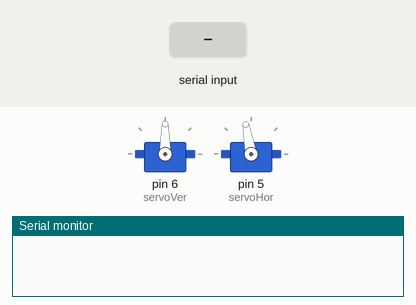
A sketch run on a simulated Arduino Uno, built with avr-gcc and run on an emulated ATmega328P. Shown: 2 × servo, the last lines printed to the serial monitor. Inputs (shaded band) come from the test bench.

Above: at 5.3 s.
5.4 s: "A" received over the second serial link
At 6.9 s:
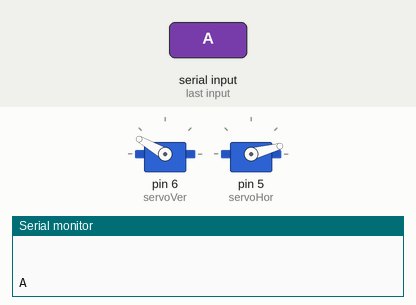
At 9.36 s:
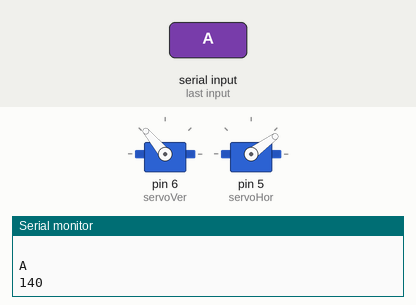
Timing chart, 0 to 39.2 s (numbered marks = the images above; inputs shaded):
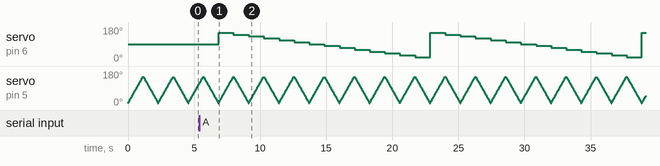

Measured:
- after the input at 5.4 s, servo on pin 6 (servoVer): 90° → 150° after 1.5 s, → 140° 1.1 s later, → 130° 1.2 s later, → 120° 1.1 s later, … (23 changes in this stretch)

The sketch:

servo_moteur.ino
```cpp
#include<Servo.h>
#include<SoftwareSerial.h>
#define RX 2
#define TX 3
Servo servoVer;
Servo servoHor;
SoftwareSerial BlueT(RX,TX);
char scan=' ';
void scanner(){
  for(int j=150;j>=20;j=j-10){
    servoVer.attach(6);
    servoVer.write(j);
    for(int i=10;i<=150;i++){
      servoHor.attach(5);
      servoHor.write(i);
      delay(8);
      servoHor.detach();
    }
    j=j-10;
    servoVer.write(j);
    for(int i=150;i>=10;i--){
      servoHor.attach(5);
      servoHor.write(i);
      delay(8);
      servoHor.detach();
    }
    Serial.println(j);

    delay(8);
    servoVer.detach();
  }
  servoVer.attach(6);
  servoHor.attach(5);
  servoVer.write(90);
}
void setup() {
  servoVer.attach(6);
  servoHor.attach(5);
  Serial.begin(9600);
  servoVer.write(90);
  BlueT.begin(9600);
}

void loop() {
 /*while(Serial.available()){
  BlueT.write(char(Serial.read()));
 }*/
 while(BlueT.available()){
 scan=char(BlueT.read());
 }
 Serial.println(scan);
 for(int h=10;h<=150;h++){
      servoHor.write(h);
      delay(8);
      if(scan=='A'){
        scanner();
      }
    }
    for(int h=150;h>=10;h--){
      servoHor.write(h);
      delay(8);
       if(scan=='A'){
        scanner();
      }
    }

}
```
